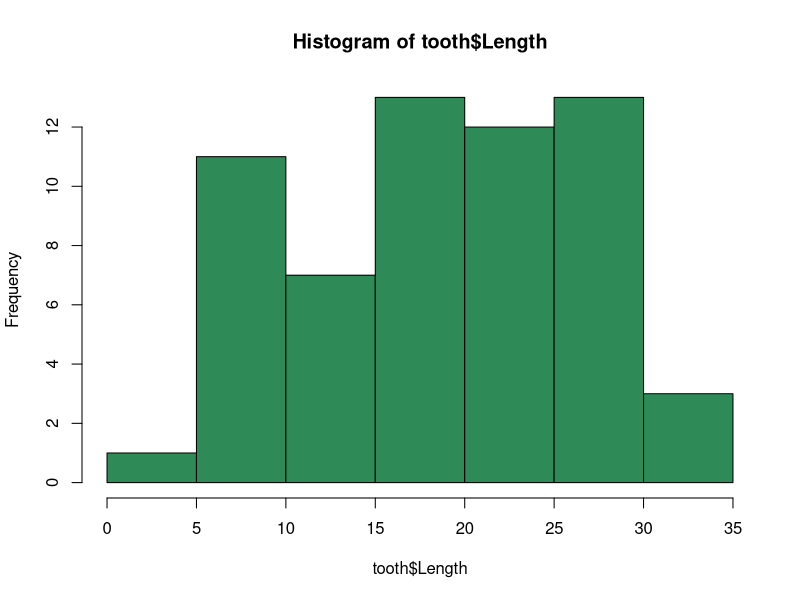
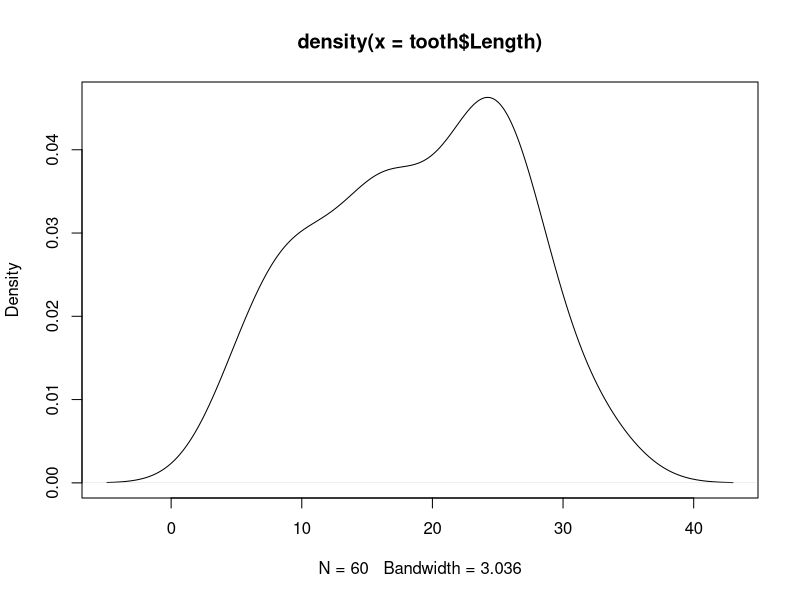
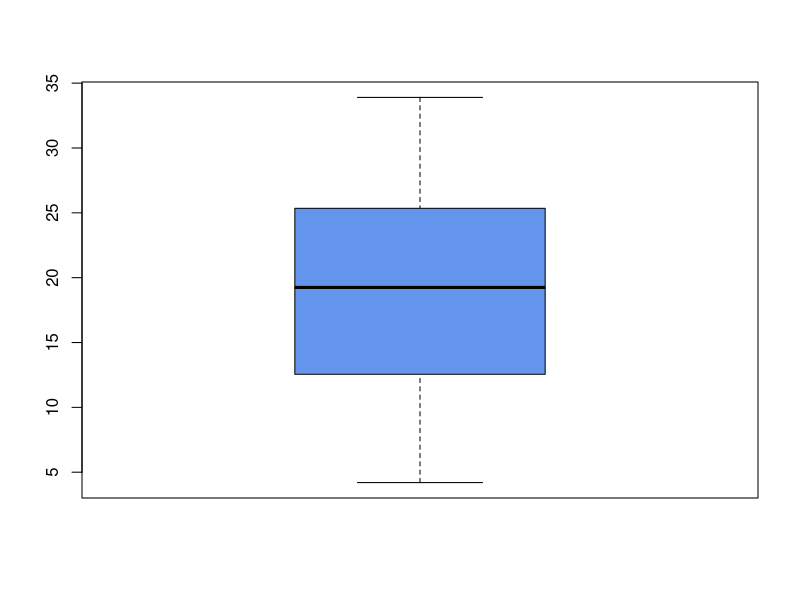

The R script that drew these images, in order:


data("ToothGrowth")

tooth = ToothGrowth

colnames(tooth) = c('Length', 'Supplement', 'Dose')



set.seed(123)

sample1 = tooth[1:30,]

sample2 = tooth[31:60,]




# ***** ON TOOTH
# ______________

# Basics Statistics

# Mean, Mediun, Mode,

mean(tooth$Length)

# [1] 18.81333

median(tooth$Length)

# [1] 19.25


mode(tooth$Dose)

sd(tooth$Length)

# [1] 7.649315

###################################################################################

# Histogram - Skewness, Kutoses

hist(tooth$Length, col = 'seagreen')

plot(density(tooth$Length))


library(e1071)

skewness(tooth$Length)

# Skew = 3 * (Mean - Median) / SD

# [1] -0.1425376 {Negative skewness, distribution slightly skewed left}



kurtosis(tooth$Length)

# [1] -1.042514 

###################################################################################


# Check Outliers (Box Plot) - ALso use percentile at 90%, 95%, 99%

boxplot(tooth$Length, col = 'cornflowerblue')

quantile(tooth$Length, 0.90)

# 27.3


quantile(tooth$Length, 0.95)

# 29.57


quantile(tooth$Length, 0.99)

# 33.07

###################################################################################


# Check Central Limit Theorum with 5 samples of 10 observations each.. 

ind = sample(5, nrow(tooth), replace = TRUE, prob = c(0.2, 0.2, 0.2, 0.2, 0.2))

s1 = tooth[ind == 1,]
s2 = tooth[ind == 2,]
s3 = tooth[ind == 3,]
s4 = tooth[ind == 4,]
s5 = tooth[ind == 5,]


# Actual Mean

mean(tooth$Length)
# [1] 18.81333



# Samples Mean from only 3 sets

mean(s1$Length)
# [1] 20.64286

mean(s4$Length)
# [1] 21.48182

mean(s5$Length)
# [1] 17.9

## Mean of 3 Samples mean

# (20.6428 + 21.4181 + 17.9) / 3
# [1] 19.98697

###################################################################################



# Distribution - Normal.

mean(tooth$Length)

sd(tooth$Length)

# Find the probability of Leangth of less than 10

qnorm(10, 18.81333, 7.649, lower.tail = FALSE)   # 2.6 % 
# If more than use qnorm()


# Find the probability of Leanght between 12 and 15

dnorm(15, 18.8133, 7.649) - dnorm(12, 18.8133, 7.649)


# 90% tooth leanth is less than. 





###################################################################################



# Variance, Correlation, Co-variance, Standerd Deviation

var(tooth$Length)
# [1] 58.51202

var(tooth$Dose)
# [1] 0.3954802

cor(tooth$Length, tooth$Dose)
# [1] 0.8026913    {Strong positive correlation}

cov(tooth$Length, tooth$Dose)
# [1] 3.861299     {Positive covariance}





# Normalization & Standerdization

# Fourier Transformation




# ***** SAMPLE 1 and 2
# ____________________



# Create Hypothes 1

# H0: Smaple 1 and Sample 2 tooth length are equal
# Ha: Sample 1 and Sample 2 tooth length are not equal 

# Use two tailed t-test 

t.test(sample1$Length, sample2$Length)

# Based on p-value we failed to reject Null Hypothesis. 

# 95 percent confidence interval:
# -7.5710156  0.1710156
# On lower end and upper end change.. 

# Right Sample Size:

delta = mean(sample1$Length) - mean(sample2$Length)

sd(sample1$Length)
sd(sample2$Length)

avgSD = (((30-1)*(8.266^2)+(30-1)*(6.605^2))/(30+30-2))^0.5

power.t.test(n = 30, delta = delta, sd = avgSD, sig.level = 0.05, type = 'two.sample')

# power is 0.4695

power.t.test(power = 0.4695, delta = delta, sd = avgSD, sig.level = 0.05, type = 'two.sample')

# Right sie of sample is 30. As mean is very close. 





# Creat Hypothesis 2

# H0: Tooth Leangth No change  with power of dose
# Ha: Toth Length Changes with to power of dose  

# Use Analysis of CoVariance - ANCOVA






